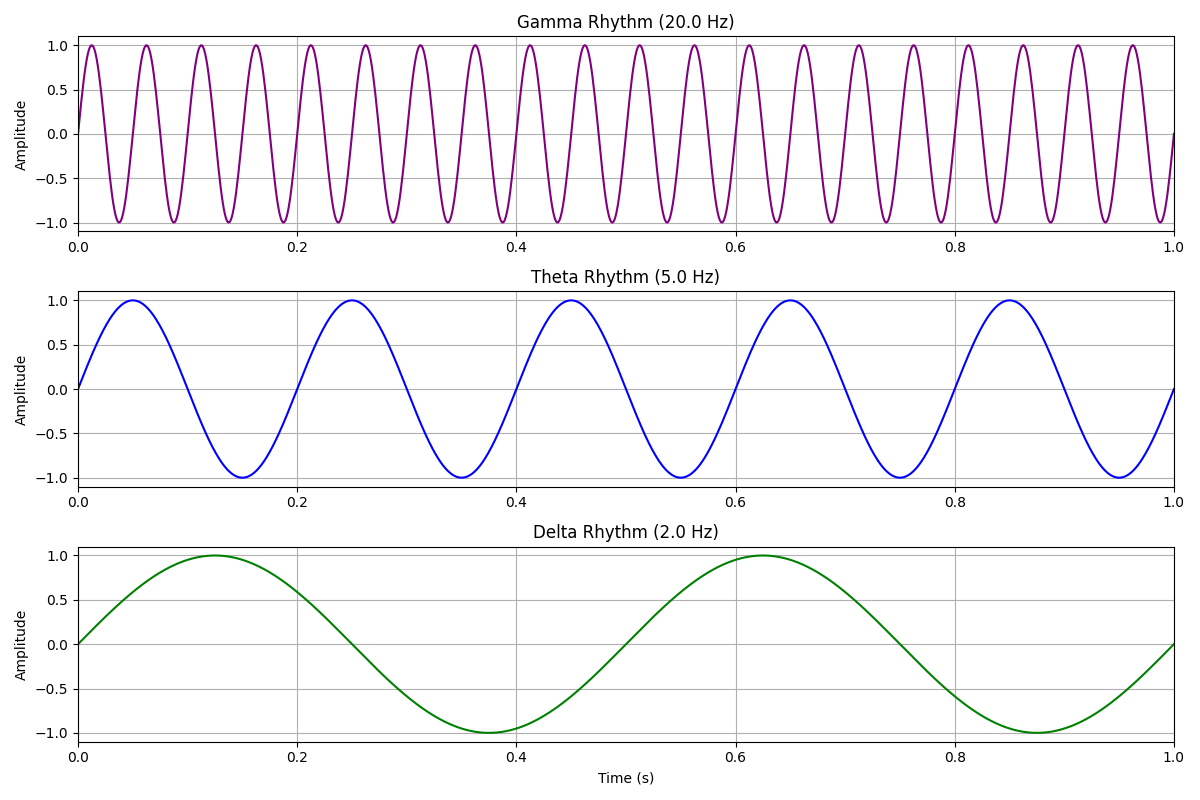
#> input picture brain_rhythms_10s.png, 1200 x 800 px
$ python -i test_corners.py   (imports and definitions only)
#> lines starting #> are read from the running program, lines starting #| are printed output that depends on the picture; long printed decimals are rounded
"""
Test corners feature extraction.
Shows Harris corner detection in 6x6 grid.
"""
import cv2
import numpy as np
import matplotlib
# [1 line not run here, left out]
import matplotlib.pyplot as plt


def extract_corners(gray_frame):
    """
    Extract corners in 6×6 grid using Harris corner detector.

    Args:
        gray_frame: grayscale image (H, W)

    Returns:
        corners: np.array([36]) - flattened 6x6 grid
    """
    # Convert to float32 for Harris
    gray_float = np.float32(gray_frame)

    # Harris corner detection
    corners = cv2.cornerHarris(gray_float, blockSize=2, ksize=3, k=0.04)

    # Normalize
    if corners.max() > 0:
        corners = corners / corners.max()

    # Resize to 6×6
    corners_small = cv2.resize(corners, (6, 6), interpolation=cv2.INTER_AREA)

    return corners_small.flatten()  # shape: (36,)


def visualize_corners(gray_frame):
    """Visualize corner extraction"""
    # Extract features
    corners_flat = extract_corners(gray_frame)
    corners_grid = corners_flat.reshape(6, 6)

    # Compute full-resolution corners for visualization
    gray_float = np.float32(gray_frame)
    corners_full = cv2.cornerHarris(gray_float, blockSize=2, ksize=3, k=0.04)

    # Normalize for display
    corners_norm = corners_full.copy()
    if corners_norm.max() > 0:
        corners_norm = corners_norm / corners_norm.max()

    # Create corner overlay (dilate for visibility)
    corners_display = np.zeros_like(gray_frame)
    corners_display[corners_full > 0.01 * corners_full.max()] = 255
    corners_display = cv2.dilate(corners_display, None)

    # Create visualization
    fig, axes = plt.subplots(2, 2, figsize=(12, 12))

    # Original image
    axes[0, 0].imshow(gray_frame, cmap='gray')
    axes[0, 0].set_title('Original Image')
    axes[0, 0].axis('off')

    # Corners overlaid on image
    axes[0, 1].imshow(gray_frame, cmap='gray')

    # Find corner points
    corner_coords = np.where(corners_full > 0.01 * corners_full.max())
    axes[0, 1].plot(corner_coords[1], corner_coords[0], 'r.', markersize=3)
    axes[0, 1].set_title('Harris Corners Detected (Red Dots)')
    axes[0, 1].axis('off')

    # Corner strength heatmap (full resolution)
    axes[1, 0].imshow(corners_norm, cmap='hot')

    # Draw 6x6 grid overlay
    h, w = corners_norm.shape
    for i in range(1, 6):
        axes[1, 0].axhline(y=i * h // 6, color='cyan', linewidth=1)
        axes[1, 0].axvline(x=i * w // 6, color='cyan', linewidth=1)

    axes[1, 0].set_title('Corner Strength Heatmap + 6×6 Grid')
    axes[1, 0].axis('off')

    # Corner strength heatmap 6x6
    im = axes[1, 1].imshow(corners_grid, cmap='hot', vmin=0, vmax=1)
    axes[1, 1].set_title('Corner Features (6×6)')

    # Add grid lines
    for i in range(7):
        axes[1, 1].axhline(y=i-0.5, color='white', linewidth=0.5, alpha=0.3)
        axes[1, 1].axvline(x=i-0.5, color='white', linewidth=0.5, alpha=0.3)

    plt.colorbar(im, ax=axes[1, 1])

    plt.tight_layout()
    plt.savefig('corners_test.png', dpi=150, bbox_inches='tight')
    print("✓ Saved: corners_test.png")
    plt.close()  # Close figure instead of show()

    # Print feature vector
    print("\nCorners feature vector (36 dims):")
    print(corners_flat)
    print(f"Shape: {corners_flat.shape}")
    print(f"Min: {corners_flat.min():.3f}, Max: {corners_flat.max():.3f}")
    print(f"Mean corner strength: {corners_flat.mean():.3f}")
    print(f"Strong corners (>0.3): {np.sum(corners_flat > 0.3)} / 36")

    # Identify which cells have strong corners
    strong_corners = np.where(corners_grid > 0.3)
    if len(strong_corners[0]) > 0:
        print(f"\nCells with strong corners:")
        for i, j in zip(strong_corners[0], strong_corners[1]):
            print(f"  Row {i}, Col {j}: strength = {corners_grid[i,j]:.3f}")


# [52 lines not run here, left out]

>>> import cv2
>>> picture = cv2.imread('../../../../brain_rhythms_10s.png', cv2.IMREAD_GRAYSCALE)
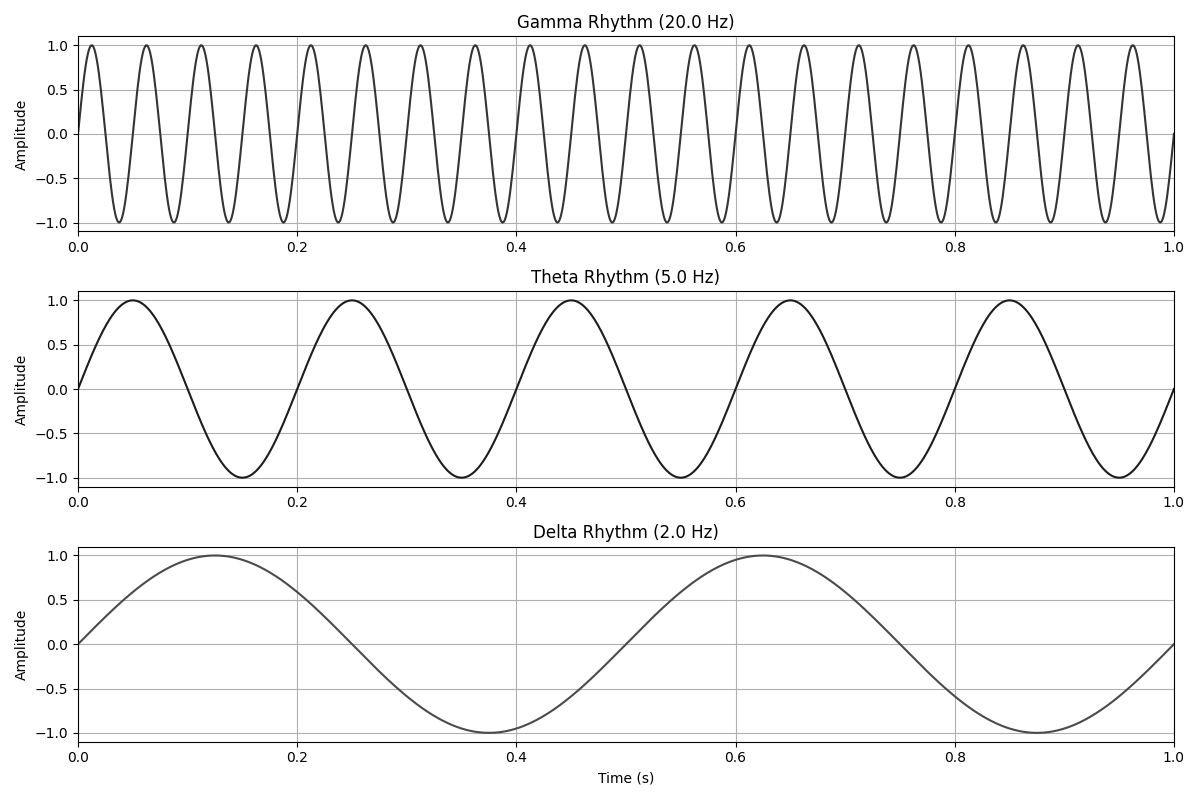
#> picture: shape (800, 1200); min 0, max 255, mean 244.9
>>> result = visualize_corners(picture)
#> in extract_corners, `corners = cv2.cornerHarris(gray_float, blockSize=2, ksize=3, k=0.04)`:
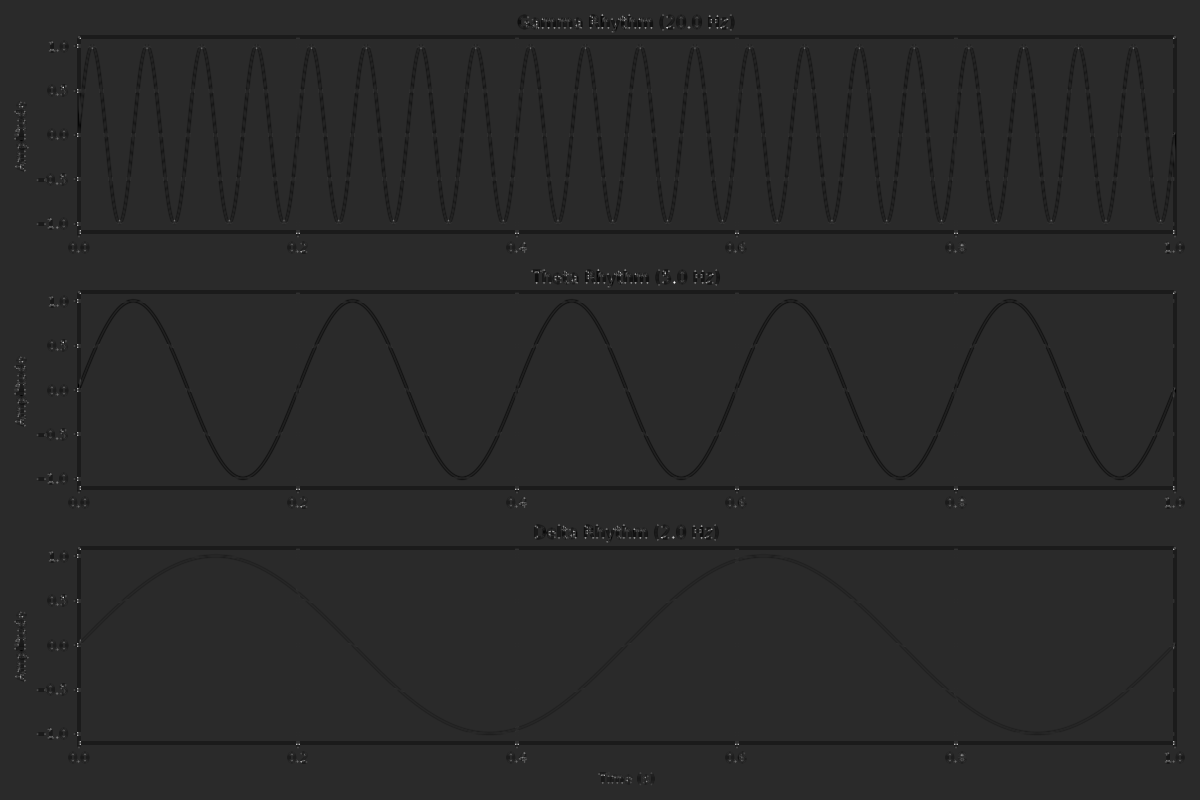
#> corners: shape (800, 1200) float32; min -121068848, max 609575872, mean -2561262; drawn with min black and max white
#> in extract_corners, `corners_small = cv2.resize(corners, (6, 6), interpolation=cv2.INTER_AR..`: corners_small = [[-0.00458, -0.00659, -0.00707, -0.00677, -0.00668, -0.00661], [-0.00417, -0.00658, -0.00621, -0.00704, -0.0064, -0.00702], [-0.0038, -0.00419, -0.00369, -0.0041, -0.00431, -0.00418], [-0.00176, -0.00369, -0.00371, -0.004, -0.00386, -0.00454], [-0.00218, -0.00299, -0.00206, -0.00308, -0.00278, -0.00303], [-0.00149, -0.00207, -0.00273, -0.00186, -0.00226, -0.00317]]
#> in visualize_corners, `corners_flat = extract_corners(gray_frame)`: corners_flat = 36 values, max -0.00149 at index 30, min -0.00707 at index 2, mean -0.0042
#> in visualize_corners, `corners_grid = corners_flat.reshape(6, 6)`: corners_grid has the same summary as corners_small in extract_corners
#> in visualize_corners, `corner_coords = np.where(corners_full > 0.01 * corners_full.max())`: corner_coords = 7031 positions, rows 13 to 785, columns 14 to 1180
#> in visualize_corners, `plt.savefig('corners_test.png', dpi=150, bbox_inches='tight')`:
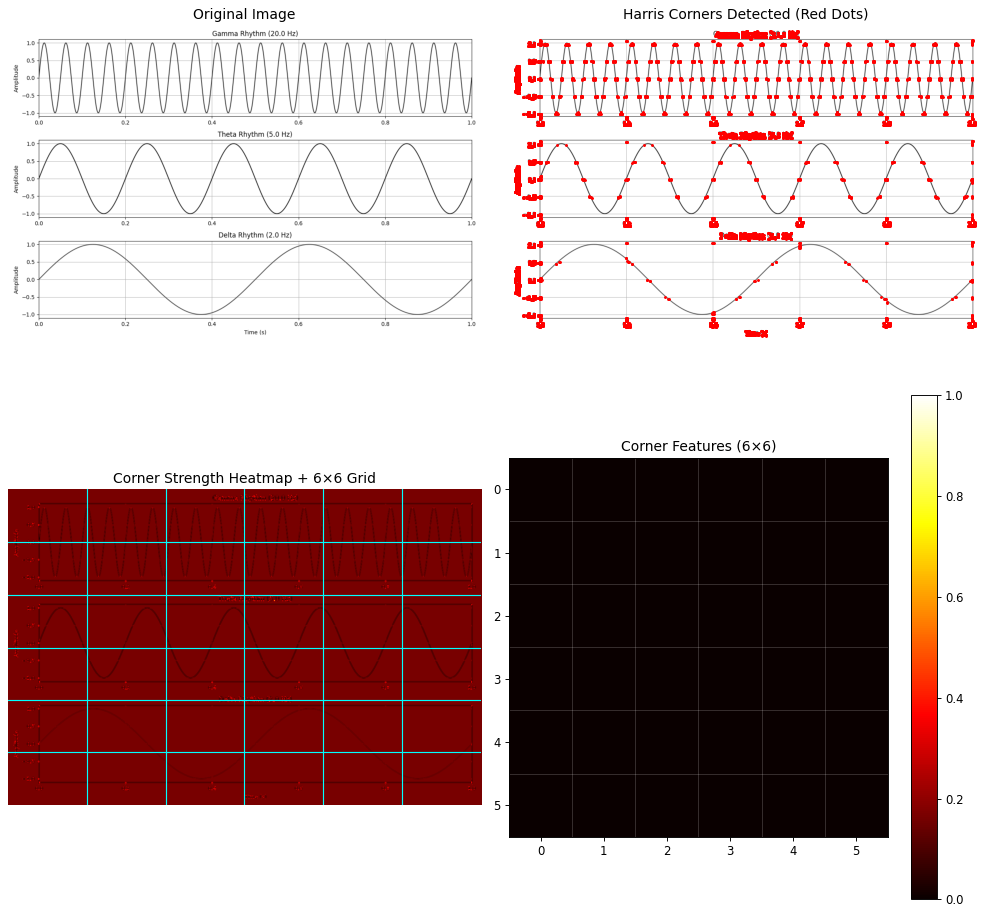
#> figure drawn by matplotlib, 5 panels
#| [-0.004576 -0.006595 -0.007073   -0.006774 -0.006678 -0.006607
#|  -0.00417 -0.006584 -0.006211 -0.007038 -0.006399 -0.007018
#|  -0.0038 -0.004194 -0.003685 -0.004102 -0.004311 -0.004184
#|  -0.001761 -0.003688 -0.003712  -0.004001 -0.003862 -0.004539
#|  -0.002182 -0.002993 -0.002064 -0.003079 -0.002775 -0.003029
#|  -0.001485 -0.00207 -0.002727 -0.001859 -0.002265  -0.003173]
#| Shape: (36,)
#| Min: -0.007, Max: -0.001
#| Mean corner strength: -0.004
#| Strong corners (>0.3): 0 / 36
#> in visualize_corners, `strong_corners = np.where(corners_grid > 0.3)`: strong_corners = (empty array, empty array)
